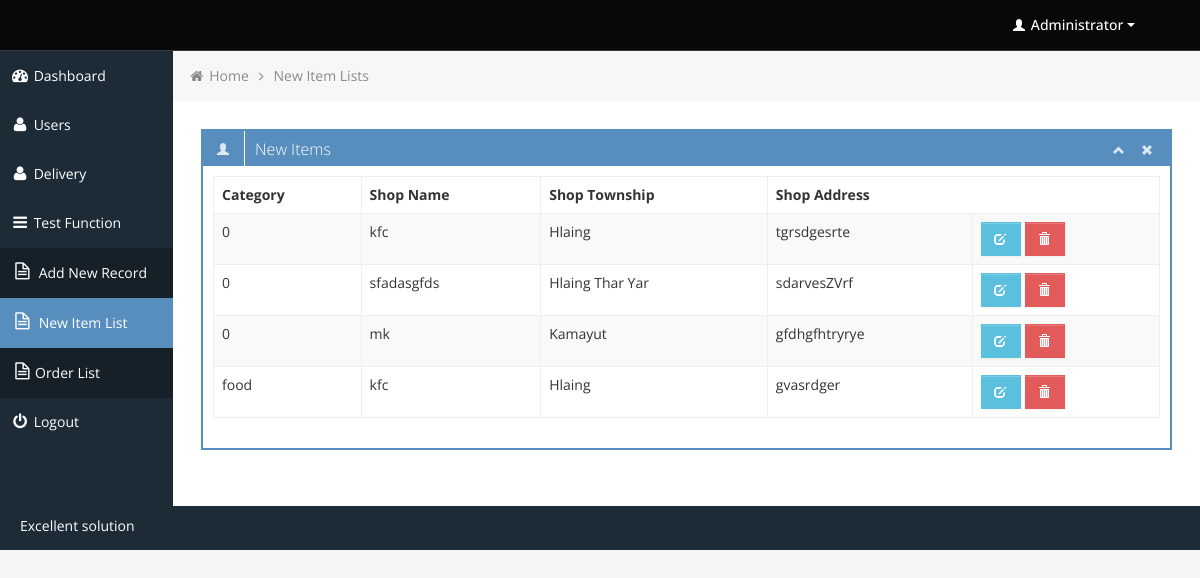
Screenshot of /newitemlist.php (signed in) with the database file from the repository.
### tables this page shows
CREATE TABLE `new_item_list` (
  `Id` int(50) NOT NULL,
  `Title` varchar(100) NOT NULL,
  `Category` varchar(10) NOT NULL,
  `ShopName` varchar(100) NOT NULL,
  `ShopTownship` varchar(100) NOT NULL,
  `ShopAddress` varchar(100) NOT NULL,
  `ShopImage` blob NOT NULL
);

### newitemlist.php (the view, shortened to what this page needs)
	<div class="row-fluid sortable">
	<div class="box span12">
		<div class="box-header" data-original-title>
			<h2><i class="halflings-icon white user"></i><span class="break"></span>New Items</h2>
			<div class="box-icon">
				<a href="#" class="btn-minimize"><i class="halflings-icon white chevron-up"></i></a>
				<a href="#" class="btn-close"><i class="halflings-icon white remove"></i></a>
			</div>
		</div>
		<div class="box-content">
			<table class="table table-striped table-bordered bootstrap-datatable datatable">
			  <thead>
				  <tr>
					  <th>Category</th>
					  <th>Shop Name</th>
					  <th>Shop Township</th>
					  <th>Shop Address</th>
				  </tr>
			  </thead>
			  <tbody>
				<?php
					include("includes/connection.php");
					$sql = "SELECT * FROM new_item_list ORDER BY Category";
					$result=mysqli_query($connect,$sql);
				while ($row=mysqli_fetch_array($result))
				{ ?>
				<tr>
					<td><?php echo $row['Category']; ?></td>
					<td><?php echo $row['ShopName']; ?></td>
					<td><?php echo $row['ShopTownship']; ?></td>
					<td><?php echo $row['ShopAddress']; ?></td>
					<td class="center">
						<a class="btn btn-info" href="edit_item.php?nID=<?php echo $row['Id']; ?>">
							<i class="halflings-icon white edit"></i>
						</a>
						<a class="btn btn-danger" onclick="return confirmDel()" href="delete_item.php?delnID=<?php echo $row['Id'];?>">
							<i class="halflings-icon white trash"></i>
						</a>
					</td>
				</tr>
				<?php
				   }
				?>
			  </tbody>
		  </table>
		</div>
	</div>
</div>

### css/style.css (style rules this page uses)
body { background: #F5F5F5; color: #333; border: none; font-family: 'Open Sans', sans-serif; font-weight: 400; }
a { color: #646464; }
h2 { font-size: 16px; line-height: 16px; }
.box { border: 2px solid #578EBE; background: #fff !important; margin-bottom: 28px; }
.box-header { height: 16px; font-size: 16px; line-height: 16px; padding: 10px; background: #578EBE; -webkit-box-shadow: none; -moz-box-shadow: none; box-shadow: none; overflow: hidden; }
.box-header h2 { float:left; margin-top: 0px; font-weight: 300; }
.box-header .box-icon, .box-header h2 { color:#fff; }
.box-header h2 i { margin: 0px 3px 0px 4px; opacity: .8; filter: alpha(opacity=80); -ms-filter:"progid:DXImageTransform.Microsoft.Alpha(Opacity=80)"; }
.box-header .box-icon { float:right; margin-top: 1px; }
.box-header .box-icon i { -webkit-transition: all 0.1s ease-in-out; -moz-transition: all 0.1s ease-in-out; -o-transition: all 0.1s ease-in-out; -ms-transition: all 0.1s ease-in-out; transition: all 0.1s ease-in-out; opacity: .8; filter: alpha(opacity=80); -ms-filter:"progid:DXImageTransform.Microsoft.Alpha(Opacity=80)"; }
.box-header .box-icon a { margin: 0px 5px; }
.box-content { position: relative; z-index: 50; margin-top: -1px; padding: 10px; background: #fff !important; }
.btn { display: inline-block; padding: 6px 12px; margin-bottom: 0; font-size: 14px; font-weight: 500; line-height: 20px; text-align: center; white-space: nowrap; vertical-align: middle; cursor: pointer; border: 1px solid #a7a9aa; -webkit-border-radius: 0px !important; border-radius: 0px !important; }
.btn i { margin-top: 2px; }
.btn { color: #ffffff; background-color: #a7a9aa; border-color: #a7a9aa; background-image: none; filter: none; text-shadow: none; }
.btn-danger { background-color: #E25A59; border-color: #E25A59; }
.btn-info { background-color: #5bc0de; border-color: #5bc0de; }
.table th, .table td { border-top: 1px solid #eee; }
.table-bordered { border-color: #eee; -webkit-border-radius: 0px !important; -moz-border-radius: 0px !important; border-radius: 0px !important; }
.table-bordered th, .table-bordered td { border-left: 1px solid #eee; }
.table-bordered thead:first-child tr:first-child > th:first-child, .table-bordered tbody:first-child tr:first-child > td:first-child, .table-bordered tbody:first-child tr:first-child > th:first-child { -webkit-border-radius: 0px !important; -moz-border-radius: 0px !important; border-radius: 0px !important; }
.table-bordered thead:first-child tr:first-child > th:last-child, .table-bordered tbody:first-child tr:first-child > td:last-child, .table-bordered tbody:first-child tr:first-child > th:last-child { -webkit-border-radius: 0px !important; -moz-border-radius: 0px !important; border-radius: 0px !important; }
.table-bordered thead:last-child tr:last-child > th:first-child, .table-bordered tbody:last-child tr:last-child > td:first-child, .table-bordered tbody:last-child tr:last-child > th:first-child, .table-bordered tfoot:last-child tr:last-child > td:first-child, .table-bordered tfoot:last-child tr:last-child > th:first-child { -webkit-border-radius: 0px !important; -moz-border-radius: 0px !important; border-radius: 0px !important; }
.table-bordered thead:last-child tr:last-child > th:last-child, .table-bordered tbody:last-child tr:last-child > td:last-child, .table-bordered tbody:last-child tr:last-child > th:last-child, .table-bordered tfoot:last-child tr:last-child > td:last-child, .table-bordered tfoot:last-child tr:last-child > th:last-child { -webkit-border-radius: 0px !important; -moz-border-radius: 0px !important; border-radius: 0px !important; }

### css/halflings.css (style rules this page uses)
html, html .halflings { -webkit-font-smoothing: antialiased !important; }
.halflings-icon { display: inline-block; width: 14px; height: 14px; line-height: 14px; vertical-align: text-top; background-image: url(../img/glyphicons_halflings.svg); background-position: 0 0; background-repeat: no-repeat; vertical-align: top; *display: inline; *zoom: 1; *margin-right: .3em; }
.halflings-icon.white { background-image: url(../img/glyphicons_halflings-white.svg); }
.halflings-icon.user { background-position: -168px 0; }
.halflings-icon.remove { background-position: -312px 0; }
.halflings-icon.trash { background-position: -456px 0; }
.halflings-icon.edit { background-position: -96px -72px; }
.halflings-icon.chevron-up { background-position: -288px -120px; }

### rows the page displays
new_item_list: Category "0", ShopName "kfc", ShopTownship "Hlaing", ShopAddress "tgrsdgesrte"
new_item_list: Category "0", ShopName "sfadasgfds", ShopTownship "Hlaing Thar Yar", ShopAddress "sdarvesZVrf"
new_item_list: Category "0", ShopName "mk", ShopTownship "Kamayut", ShopAddress "gfdhgfhtryrye"
new_item_list: Category "food", ShopName "kfc", ShopTownship "Hlaing", ShopAddress "gvasrdger"
